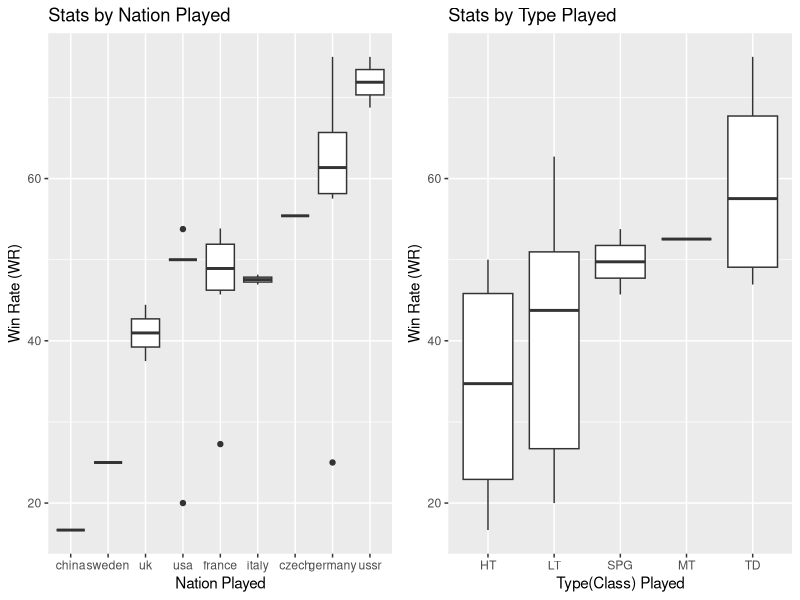

Generate this figure with R:
#Clean Global Environment
rm(list = ls(all=T))

#Import required packages
library(tidyverse)
library(here)
library(readr)
library(gridExtra)

#Import dataset
tank <- read_csv(here("Dataset","WOT.csv"))
summary(tank)

tank$WR <- gsub('%','',tank$WR)
tank$WR <- as.numeric(tank$WR)
tank <- tank[tank$Battles > 3,]

g1 <- ggplot()+
  geom_boxplot(data = tank, aes(x=reorder(Nation,WR), y=WR))+
  labs(x = "Nation Played",
       y = "Win Rate (WR)",
       title = "Stats by Nation Played")
g2 <- ggplot()+
  geom_boxplot(data = tank, aes(x=reorder(Class,WR), y=WR))+
  labs(x = "Type(Class) Played",
       y = "Win Rate (WR)",
       title = "Stats by Type Played")

gridExtra::grid.arrange(
  g1,
  g2,
  ncol = 2
)
